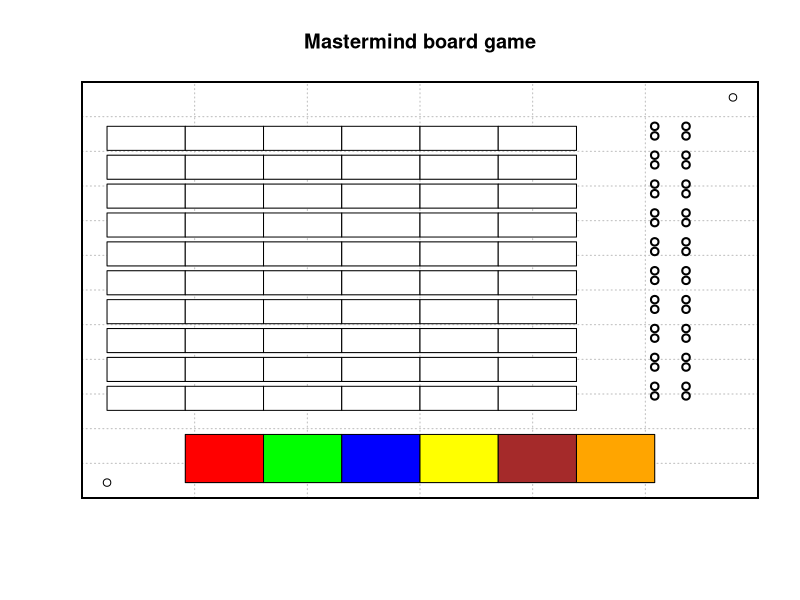

This chart was generated by the following R code: (Note: this script raises an error after producing the figure.)

##########################################
# 
# Mastermind game
#
# Mastermind or Master Mind is a code-breaking game for two players.  
# The game is played using:
# - a decoding board, with a shield at one end covering a row of four large holes, and twelve (or ten, or eight, or six) additional 
#   rows containing four large holes next to a set of four small holes;
# - code pegs of six different colors (or more; see Variations below), with round heads, which will be
#   placed in the large holes on the board; and
# - key pegs, some colored black, some white, which are flat-headed and smaller than the code pegs; 
#   they will be placed in the small holes on the board.
#   URL: https://en.wikipedia.org/wiki/Mastermind_(board_game)

# Series:
# Little Useless-useful R functions #31
# Created: December 31, 2021
# Author: Tomaz Kastrun
# Blog: tomaztsql.wordpress.com
# V.1.0

# Changelog: 
###########################################

numberOfPegs <- 4
numberOfColors <- 6


get_secret <- function(nof_col, colours_repeat=FALSE) {
    colours <- c('Red','Green','Blue','Yellow','Brown','Orange')
    sample(colours,nof_col, replace=colours_repeat)
}

# store secret
store_secret <- get_secret(nof_col=numberOfColors, colours_repeat =TRUE)


get_board <- function(nof_col, nof_pegs, nof_try=10){
  plot.new()
  op <- par(bg = "white")
  grid(nx = 6, ny = 12, col = "gray", lty = "dotted",lwd = par("lwd"), equilogs = TRUE)
  
  # adding boarders 
  par(new = TRUE)
  plot(c(100,500), c(100,500), xlab = "", ylab = "",  xaxt = 'n', yaxt = 'n',main = "Mastermind board game")
  
  nof_tries <- nof_try
  
  for (i in 1:nof_tries) {  #rows
    #i <- 30*(0:nof_tries)
    #print(i)
    for (j in 1:nof_col) {  #columns
      col <- 50*(1:nof_col-1)
      # 6 per row | every second row empyt | start top - down
      rect(100+col[j], 500-(i*30), 150+col[j], 475-(i*30), col = 'white')
    }
    
    #key pegs
    h <- 3
    for (h in 0:3) {
      if (h == 0) {
        par(new = TRUE)
        plot(450,500-(i*30), col = "black", lwd = 2, xaxt = 'n', yaxt = 'n', xlab = "",ylab = "",xlim=range(100:500), ylim=range(100:500))
      }
      if (h == 1) {
        par(new = TRUE)
        plot(450,490-(i*30), col = "black", lwd = 2, xaxt = 'n', yaxt = 'n', xlab = "",ylab = "",xlim=range(100:500), ylim=range(100:500))
      }
      if (h == 2) {
        par(new = TRUE)
        plot(470,500-(i*30), col = "black", lwd = 2, xaxt = 'n', yaxt = 'n', xlab = "",ylab = "",xlim=range(100:500), ylim=range(100:500))
      }
      if (h == 3) {
        par(new = TRUE)
        plot(470,490-(i*30), col = "black", lwd = 2, xaxt = 'n', yaxt = 'n', xlab = "",ylab = "",xlim=range(100:500), ylim=range(100:500))
      }
    }
  }
}


add_rect <- function(colour,try) {
  par(new = TRUE)
  max_tries <- numberOfColors*10 #10 rows
  if (try %% numberOfColors  == 0) {print(inputted_colours) } #print("Check Key Pegs!")}

  if (try > numberOfColors){
    row <- ceiling((try/numberOfColors))
    rect_order <- abs(try-((row-1)*numberOfColors))
  } else {
    row <- 1
    rect_order <- try
  }
  #print(try)
  print(row)
  print(rect_order)
  rect(100+(rect_order*50)-50, 500-(row*30),150+((rect_order*50))-50, 475-(row*30), col = colour)
}

check_key_Pegs <- function(input_colours, store_secret){

  ss <- store_secret
  ic <- inputted_colours
  
  black <- length(which(ss==ic))
  white <- length(which((ic %in% ss)==TRUE)) - black
  
  for (h in 0:black) {
    if (h == 0) {
      par(new = TRUE)
      plot(450,500-(i*30), col = "black", lwd = 2, xaxt = 'n', yaxt = 'n', xlab = "",ylab = "",xlim=range(100:500), ylim=range(100:500))
    }
    if (h == 1) {
      par(new = TRUE)
      plot(450,490-(i*30), col = "black", lwd = 2, xaxt = 'n', yaxt = 'n', xlab = "",ylab = "",xlim=range(100:500), ylim=range(100:500))
    }
    if (h == 2) {
      par(new = TRUE)
      plot(470,500-(i*30), col = "black", lwd = 2, xaxt = 'n', yaxt = 'n', xlab = "",ylab = "",xlim=range(100:500), ylim=range(100:500))
    }
    if (h == 3) {
      par(new = TRUE)
      plot(470,490-(i*30), col = "black", lwd = 2, xaxt = 'n', yaxt = 'n', xlab = "",ylab = "",xlim=range(100:500), ylim=range(100:500))
    }
  }
  
  for (h in 0:white) {
    if (h == 0) {
      par(new = TRUE)
      plot(450,500-(i*30), col = "gray", lwd = 2, xaxt = 'n', yaxt = 'n', xlab = "",ylab = "",xlim=range(100:500), ylim=range(100:500))
    }
    if (h == 1) {
      par(new = TRUE)
      plot(450,490-(i*30), col = "gray", lwd = 2, xaxt = 'n', yaxt = 'n', xlab = "",ylab = "",xlim=range(100:500), ylim=range(100:500))
    }
    if (h == 2) {
      par(new = TRUE)
      plot(470,500-(i*30), col = "gray", lwd = 2, xaxt = 'n', yaxt = 'n', xlab = "",ylab = "",xlim=range(100:500), ylim=range(100:500))
    }
    if (h == 3) {
      par(new = TRUE)
      plot(470,490-(i*30), col = "gray", lwd = 2, xaxt = 'n', yaxt = 'n', xlab = "",ylab = "",xlim=range(100:500), ylim=range(100:500))
    }
  }
  
  
}


# test with x11()
game <- function(){
  won <- FALSE
  end_game <- 1
  
  # x11()
  plot.new()
  get_board(nof_col=6,nof_pegs=4,nof_try=10)
 
   #colours selection
  colours = c('Red','Green','Blue','Yellow','Brown','Orange')
  for (z in 1:6) {
    rect(100+z*50, 100, 150+z*50, 150, col = colours[z])
    print(100+z*50)
  }
  #select 6
  nof_selection <- 6 # nof_col
  max_tries <- nof_selection*2 # nof_try only for test 10
  while (end_game <= max_tries & won == FALSE) {
        for (i in 1:max_tries) {
          mouse.at <- locator(n = 1, type = "o") 
          x.at <<- mouse.at$x
          y.at <<- mouse.at$y
          inputted_colours <<- NULL
          if (x.at >= 150 & x.at < 200 & y.at >= 100 & y.at <=150) {
            #print('Red')
            inputted_colours <<- c(inputted_colours, 'Red')
            add_rect('Red',i) 
            }
          if (x.at >= 200 & x.at < 250 & y.at >= 100 & y.at <=150) {
            #print('Green')
            inputted_colours <<- c(inputted_colours, 'Green')
            add_rect('Green',i) 
            }
          if (x.at >= 250 & x.at < 300 & y.at >= 100 & y.at <=150) {
            #print('Blue')
            inputted_colours <<- c(inputted_colours, 'Blue')
            add_rect('Blue',i) 
            }
          if (x.at >= 300 & x.at < 350 & y.at >= 100 & y.at <=150) {
            #print('Yellow')
            inputted_colours <<- c(inputted_colours, 'Yellow')
            add_rect('Yellow',i) 
            }
          if (x.at >= 350 & x.at < 400 & y.at >= 100 & y.at <=150) {
            #print('Brown')
            inputted_colours <<- c(inputted_colours, 'Brown')
            add_rect('Brown',i) 
            }
          if (x.at >= 400 & x.at < 450 & y.at >= 100 & y.at <=150) {
            #print('Orange')
            inputted_colours <<- c(inputted_colours, 'Orange')
            add_rect('Orange',i) 
          }
        if (end_game %% 6 == 0){
          
          #print(inputted_colours)
          check_key_Pegs(input_colours = inputted_colours, store_secret = store_secret)
          if (store_secret == inputted_colours) {
            print("Game Won")
            break
          }
          }
        }
    graphics.off()
  }
  end_game <- end_game + 1
  print(end_game)
  
}


#Start The game
game()
